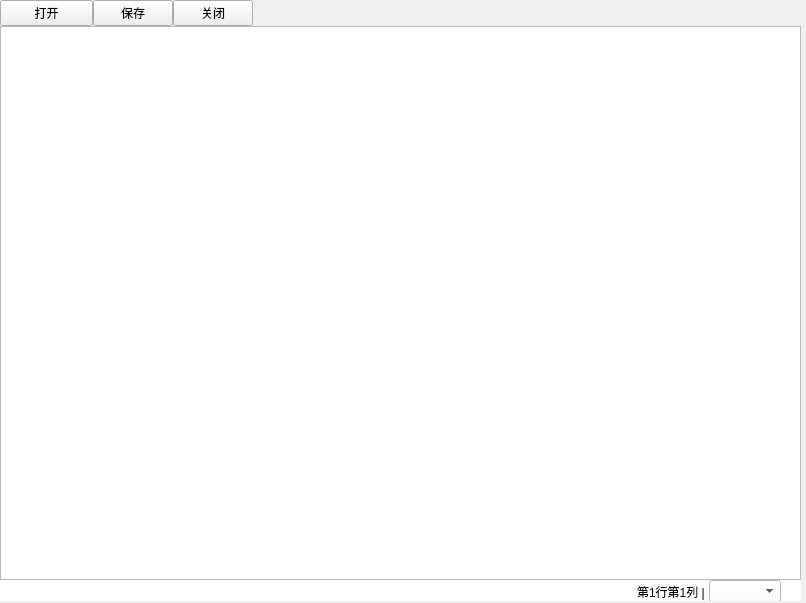
<?xml version="1.0" encoding="UTF-8"?>
<ui version="4.0">
 <class>Widget</class>
 <widget class="QWidget" name="Widget">
  <property name="geometry">
   <rect>
    <x>0</x>
    <y>0</y>
    <width>806</width>
    <height>603</height>
   </rect>
  </property>
  <property name="sizePolicy">
   <sizepolicy hsizetype="Preferred" vsizetype="Preferred">
    <horstretch>0</horstretch>
    <verstretch>0</verstretch>
   </sizepolicy>
  </property>
  <property name="windowTitle">
   <string>Widget</string>
  </property>
  <property name="styleSheet">
   <string notr="true"/>
  </property>
  <widget class="QWidget" name="layoutWidget">
   <property name="geometry">
    <rect>
     <x>0</x>
     <y>0</y>
     <width>801</width>
     <height>601</height>
    </rect>
   </property>
   <layout class="QVBoxLayout" name="verticalLayout_main">
    <property name="spacing">
     <number>0</number>
    </property>
    <item>
     <layout class="QHBoxLayout" name="horizontalLayout_up">
      <property name="spacing">
       <number>0</number>
      </property>
      <item>
       <widget class="QPushButton" name="pushButton_open">
        <property name="sizePolicy">
         <sizepolicy hsizetype="Fixed" vsizetype="Fixed">
          <horstretch>0</horstretch>
          <verstretch>0</verstretch>
         </sizepolicy>
        </property>
        <property name="minimumSize">
         <size>
          <width>93</width>
          <height>0</height>
         </size>
        </property>
        <property name="styleSheet">
         <string notr="true"/>
        </property>
        <property name="text">
         <string>打开</string>
        </property>
       </widget>
      </item>
      <item>
       <widget class="QPushButton" name="pushButton_save">
        <property name="text">
         <string>保存</string>
        </property>
       </widget>
      </item>
      <item>
       <widget class="QPushButton" name="pushButton_close">
        <property name="text">
         <string>关闭</string>
        </property>
       </widget>
      </item>
      <item>
       <spacer name="horizontalSpacer">
        <property name="orientation">
         <enum>Qt::Horizontal</enum>
        </property>
        <property name="sizeHint" stdset="0">
         <size>
          <width>40</width>
          <height>20</height>
         </size>
        </property>
       </spacer>
      </item>
     </layout>
    </item>
    <item>
     <widget class="QTextEdit" name="textEdit"/>
    </item>
    <item>
     <widget class="QWidget" name="widget_down" native="true">
      <property name="sizePolicy">
       <sizepolicy hsizetype="Expanding" vsizetype="Preferred">
        <horstretch>0</horstretch>
        <verstretch>0</verstretch>
       </sizepolicy>
      </property>
      <property name="minimumSize">
       <size>
        <width>0</width>
        <height>21</height>
       </size>
      </property>
      <property name="styleSheet">
       <string notr="true">background-color: rgb(255, 255, 255);</string>
      </property>
      <widget class="QWidget" name="layoutWidget">
       <property name="geometry">
        <rect>
         <x>0</x>
         <y>0</y>
         <width>801</width>
         <height>23</height>
        </rect>
       </property>
       <layout class="QHBoxLayout" name="horizontalLayout_down">
        <property name="spacing">
         <number>0</number>
        </property>
        <item>
         <spacer name="horizontalSpacer_2">
          <property name="orientation">
           <enum>Qt::Horizontal</enum>
          </property>
          <property name="sizeType">
           <enum>QSizePolicy::Expanding</enum>
          </property>
          <property name="sizeHint" stdset="0">
           <size>
            <width>40</width>
            <height>20</height>
           </size>
          </property>
         </spacer>
        </item>
        <item>
         <widget class="QLabel" name="label">
          <property name="styleSheet">
           <string notr="true">background-color: rgb(255, 255, 255);</string>
          </property>
          <property name="text">
           <string>第1行第1列 | </string>
          </property>
         </widget>
        </item>
        <item>
         <widget class="QComboBox" name="comboBox">
          <property name="minimumSize">
           <size>
            <width>0</width>
            <height>21</height>
           </size>
          </property>
          <property name="styleSheet">
           <string notr="true"/>
          </property>
         </widget>
        </item>
        <item>
         <spacer name="horizontalSpacer_3">
          <property name="orientation">
           <enum>Qt::Horizontal</enum>
          </property>
          <property name="sizeType">
           <enum>QSizePolicy::Fixed</enum>
          </property>
          <property name="sizeHint" stdset="0">
           <size>
            <width>20</width>
            <height>20</height>
           </size>
          </property>
         </spacer>
        </item>
       </layout>
      </widget>
     </widget>
    </item>
   </layout>
  </widget>
 </widget>
 <resources/>
 <connections/>
</ui>
